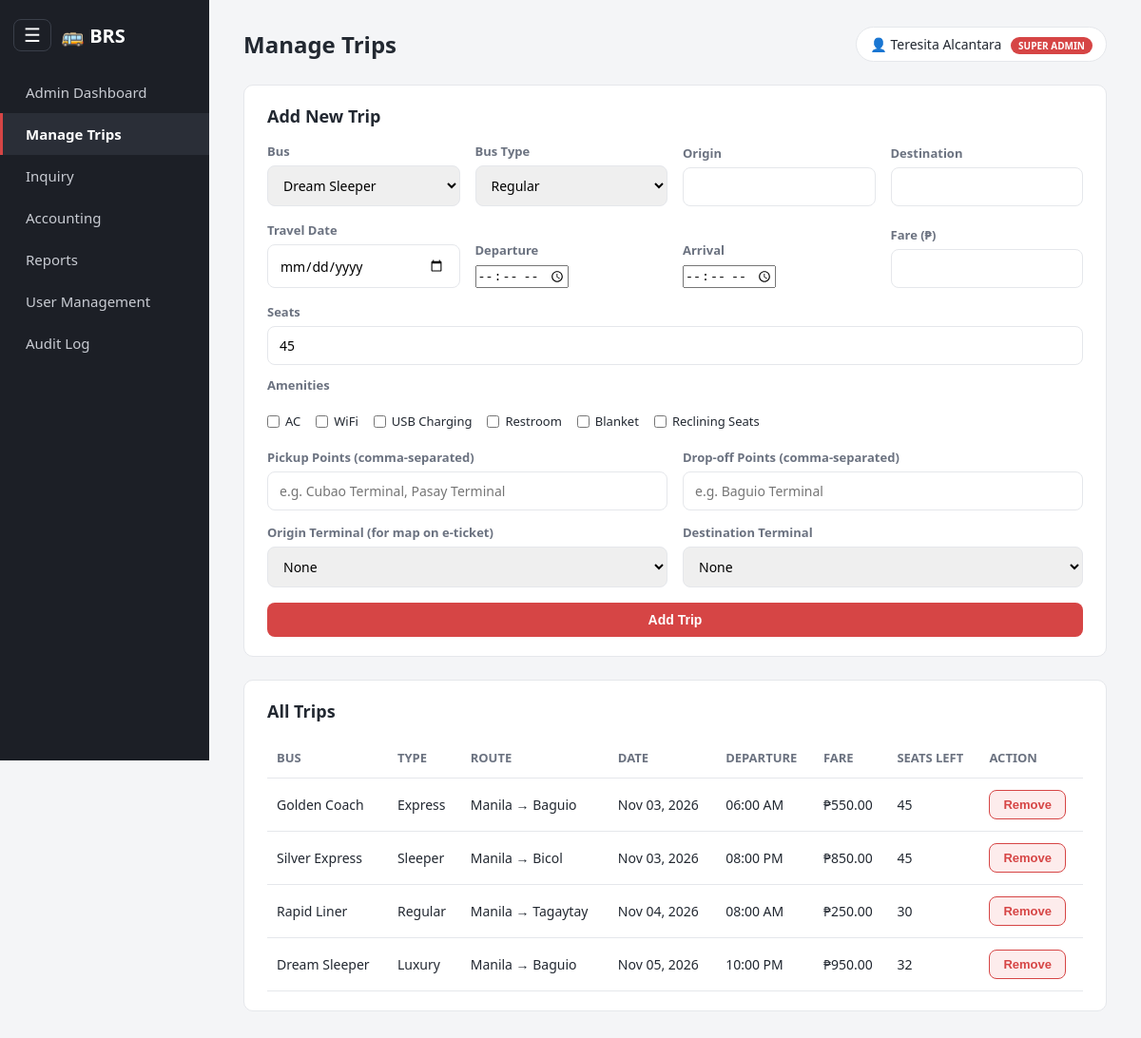
Page /manage_trips.php (signed in) on the committed database.
### tables this page shows
CREATE TABLE IF NOT EXISTS trips (
    id INT AUTO_INCREMENT PRIMARY KEY,
    bus_id INT NOT NULL,
    origin VARCHAR(100) NOT NULL,
    destination VARCHAR(100) NOT NULL,
    travel_date DATE NOT NULL,
    departure_time TIME NOT NULL,
    arrival_time TIME NOT NULL,
    fare DECIMAL(10,2) NOT NULL,
    available_seats INT NOT NULL,
    bus_type ENUM('Express','Sleeper','Luxury','Regular') NOT NULL DEFAULT 'Regular',
    amenities VARCHAR(255) DEFAULT 'AC,USB Charging',
    pickup_points VARCHAR(255) NOT NULL DEFAULT 'Main Terminal',
    dropoff_points VARCHAR(255) NOT NULL DEFAULT 'Main Terminal',
    origin_terminal_id INT DEFAULT NULL,
    destination_terminal_id INT DEFAULT NULL,
    FOREIGN KEY (bus_id) REFERENCES buses(id) ON DELETE CASCADE
);

CREATE TABLE IF NOT EXISTS buses (
    id INT AUTO_INCREMENT PRIMARY KEY,
    bus_number VARCHAR(50) NOT NULL,
    bus_name VARCHAR(100) NOT NULL,
    operator VARCHAR(100) NOT NULL DEFAULT 'Bus Reservation System',
    seat_capacity INT NOT NULL DEFAULT 45,
    seat_layout ENUM('2x2','2x1') NOT NULL DEFAULT '2x2',
    decks ENUM('Single','Double') NOT NULL DEFAULT 'Single'
);

### manage_trips.php (the view, shortened to what this page needs)
<?php
require_once 'includes/db.php';
$allAmenities = ['AC', 'WiFi', 'USB Charging', 'Restroom', 'Blanket', 'Reclining Seats'];
$buses = $conn->query("SELECT id, bus_name FROM buses ORDER BY bus_name ASC");
$trips = $conn->query("SELECT t.id, b.bus_name, t.origin, t.destination, t.travel_date, t.departure_time, t.fare, t.available_seats, t.bus_type
                        FROM trips t JOIN buses b ON t.bus_id = b.id
                        ORDER BY t.travel_date ASC");
include 'includes/header.php';
?>
<section class="panel">
    <div class="panel-head"><h2>Add New Trip</h2></div>
    <form method="POST" action="manage_trips.php">
        <div class="inline-form">
            <div class="form-field">
                <label>Bus</label>
                <select name="bus_id" required>
                    <?php while ($b = $buses->fetch_assoc()): ?>
                        <option value="<?php echo $b['id']; ?>"><?php echo htmlspecialchars($b['bus_name']); ?></option>
                    <?php endwhile; ?>
                </select>
            </div>
            <div class="form-field">
                <label>Bus Type</label>
                <select name="bus_type" required>
                    <?php foreach (['Regular','Express','Sleeper','Luxury'] as $type): ?>
                        <option value="<?php echo $type; ?>"><?php echo $type; ?></option>
                    <?php endforeach; ?>
                </select>
            </div>
            <div class="form-field">
                <label>Origin</label>
                <input type="text" name="origin" required>
            </div>
            <div class="form-field">
                <label>Destination</label>
                <input type="text" name="destination" required>
            </div>
            <div class="form-field">
                <label>Travel Date</label>
                <input type="date" name="travel_date" required>
            </div>
            <div class="form-field">
                <label>Departure</label>
                <input type="time" name="departure_time" required>
            </div>
            <div class="form-field">
                <label>Arrival</label>
                <input type="time" name="arrival_time" required>
            </div>
            <div class="form-field">
                <label>Fare (₱)</label>
                <input type="number" step="0.01" name="fare" required>
            </div>
            <div class="form-field">
                <label>Seats</label>
                <input type="number" name="available_seats" value="45" required>
            </div>
        </div>
        <label>Amenities</label>
        <div class="payment-options" style="flex-direction:row;flex-wrap:wrap;gap:16px;">
            <?php foreach ($allAmenities as $a): ?>
                <label class="checkbox-label"><input type="checkbox" name="amenities[]" value="<?php echo $a; ?>"> <?php echo $a; ?></label>
            <?php endforeach; ?>
        </div>
        <div class="inline-form" style="margin-top:14px;">
            <div class="form-field">
                <label>Pickup Points (comma-separated)</label>
                <input type="text" name="pickup_points" placeholder="e.g. Cubao Terminal, Pasay Terminal" required>
            </div>
            <div class="form-field">
                <label>Drop-off Points (comma-separated)</label>
                <input type="text" name="dropoff_points" placeholder="e.g. Baguio Terminal" required>
            </div>
        </div>
        <div class="inline-form" style="margin-top:14px;">
            <div class="form-field">
                <label>Origin Terminal (for map on e-ticket)</label>
                <select name="origin_terminal_id">
                    <option value="">None</option>
                </select>
            </div>
            <div class="form-field">
                <label>Destination Terminal</label>
                <select name="destination_terminal_id">
                    <option value="">None</option>
                </select>
            </div>
        </div>
        <button type="submit" name="add_trip" class="btn-primary" style="margin-top:16px;">Add Trip</button>
    </form>
</section>
<section class="panel">
    <div class="panel-head"><h2>All Trips</h2></div>
    <table class="data-table">
        <thead>
            <tr>
                <th>Bus</th>
                <th>Type</th>
                <th>Route</th>
                <th>Date</th>
                <th>Departure</th>
                <th>Fare</th>
                <th>Seats Left</th>
                <th>Action</th>
            </tr>
        </thead>
        <tbody>
            <?php if ($trips->num_rows === 0): ?>
                <tr><td colspan="8" class="empty-row">No trips added yet.</td></tr>
            <?php else: while ($t = $trips->fetch_assoc()): ?>
                <tr>
                    <td><?php echo htmlspecialchars($t['bus_name']); ?></td>
                    <td><?php echo htmlspecialchars($t['bus_type']); ?></td>
                    <td><?php echo htmlspecialchars($t['origin'] . ' → ' . $t['destination']); ?></td>
                    <td><?php echo date('M d, Y', strtotime($t['travel_date'])); ?></td>
                    <td><?php echo date('h:i A', strtotime($t['departure_time'])); ?></td>
                    <td>₱<?php echo number_format($t['fare'], 2); ?></td>
                    <td><?php echo $t['available_seats']; ?></td>
                    <td>
                        <form method="POST" action="manage_trips.php" onsubmit="return confirm('Remove this trip?');">
                            <button type="submit" name="delete_trip" class="btn-danger btn-small">Remove</button>
                        </form>
                    </td>
                </tr>
            <?php endwhile; endif; ?>
        </tbody>
    </table>
</section>
<?php include 'includes/footer.php'; ?>

### css/style.css (style rules this page uses)
:root { --primary: #d64545; --primary-dark: #b83333; --bg: #f4f5f7; --card-bg: #ffffff; --text-dark: #222831; --text-muted: #6b7280; --border: #e5e7eb; --success: #1a9c56; --success-bg: #e6f7ed; --danger: #d64545; --danger-bg: #fdecec; --pending-bg: #fff6e0; --pending: #b8860b; --radius: 10px; }
* { box-sizing: border-box; margin: 0; padding: 0; }
body { font-family: 'Segoe UI', Roboto, Arial, sans-serif; background: var(--bg); color: var(--text-dark); }
.panel { background: var(--card-bg); border-radius: var(--radius); border: 1px solid var(--border); padding: 20px 24px; margin-bottom: 24px; }
.panel-head { display: flex; justify-content: space-between; align-items: center; margin-bottom: 16px; }
.panel-head h2 { font-size: 18px; }
.data-table { width: 100%; border-collapse: collapse; }
.data-table th, .data-table td { text-align: left; padding: 12px 10px; border-bottom: 1px solid var(--border); font-size: 14px; }
.data-table th { color: var(--text-muted); font-weight: 600; font-size: 13px; text-transform: uppercase; }
.btn-primary, .btn-secondary, .btn-danger { border: none; border-radius: 8px; padding: 10px 18px; font-size: 14px; font-weight: 600; cursor: pointer; transition: 0.15s; }
.btn-primary { background: var(--primary); color: #fff; }
.btn-danger { background: var(--danger-bg); color: var(--danger); border: 1px solid var(--danger); }
.btn-small { padding: 7px 14px; font-size: 13px; }
label { display: block; font-size: 13px; font-weight: 600; margin: 12px 0 6px; color: var(--text-muted); }
input[type=text], input[type=email], input[type=tel], input[type=password], input[type=number], input[type=date], select, textarea { width: 100%; padding: 10px 12px; border: 1px solid var(--border); border-radius: 8px; font-size: 14px; font-family: inherit; }
.inline-form { display: flex; gap: 16px; align-items: flex-end; flex-wrap: wrap; }
.form-field { flex: 1; min-width: 160px; }
.form-field label { margin-top: 0; }
.checkbox-label { display: flex; align-items: center; gap: 6px; font-weight: 400; color: var(--text-dark); }
.checkbox-label input { width: auto; }
button.btn-primary[type=submit] { width: 100%; margin-top: 18px; }
.payment-options { display: flex; flex-direction: column; gap: 8px; margin-top: 8px; }

### rows in the picture
trips: bus.bus_name "Golden Coach", bus_type "Express", origin+destination "Manila → Baguio", travel_date "Nov 03, 2026", departure_time "06:00 AM", fare "550.00", available_seats "45"
trips: bus.bus_name "Silver Express", bus_type "Sleeper", origin+destination "Manila → Bicol", travel_date "Nov 03, 2026", departure_time "08:00 PM", fare "850.00", available_seats "45"
trips: bus.bus_name "Rapid Liner", bus_type "Regular", origin+destination "Manila → Tagaytay", travel_date "Nov 04, 2026", departure_time "08:00 AM", fare "250.00", available_seats "30"
trips: bus.bus_name "Dream Sleeper", bus_type "Luxury", origin+destination "Manila → Baguio", travel_date "Nov 05, 2026", departure_time "10:00 PM", fare "950.00", available_seats "32"

### other values in the picture
$pageTitle "Manage Trips"
$_SESSION['username'] "Teresita Alcantara"
roleLabel(currentRole()) "SUPER ADMIN"
$a "AC"
$a "WiFi"
$a "USB Charging"
$a "Restroom"
$a "Blanket"
$a "Reclining Seats"
form field bus_id "Dream Sleeper"
form field bus_type "Regular"
